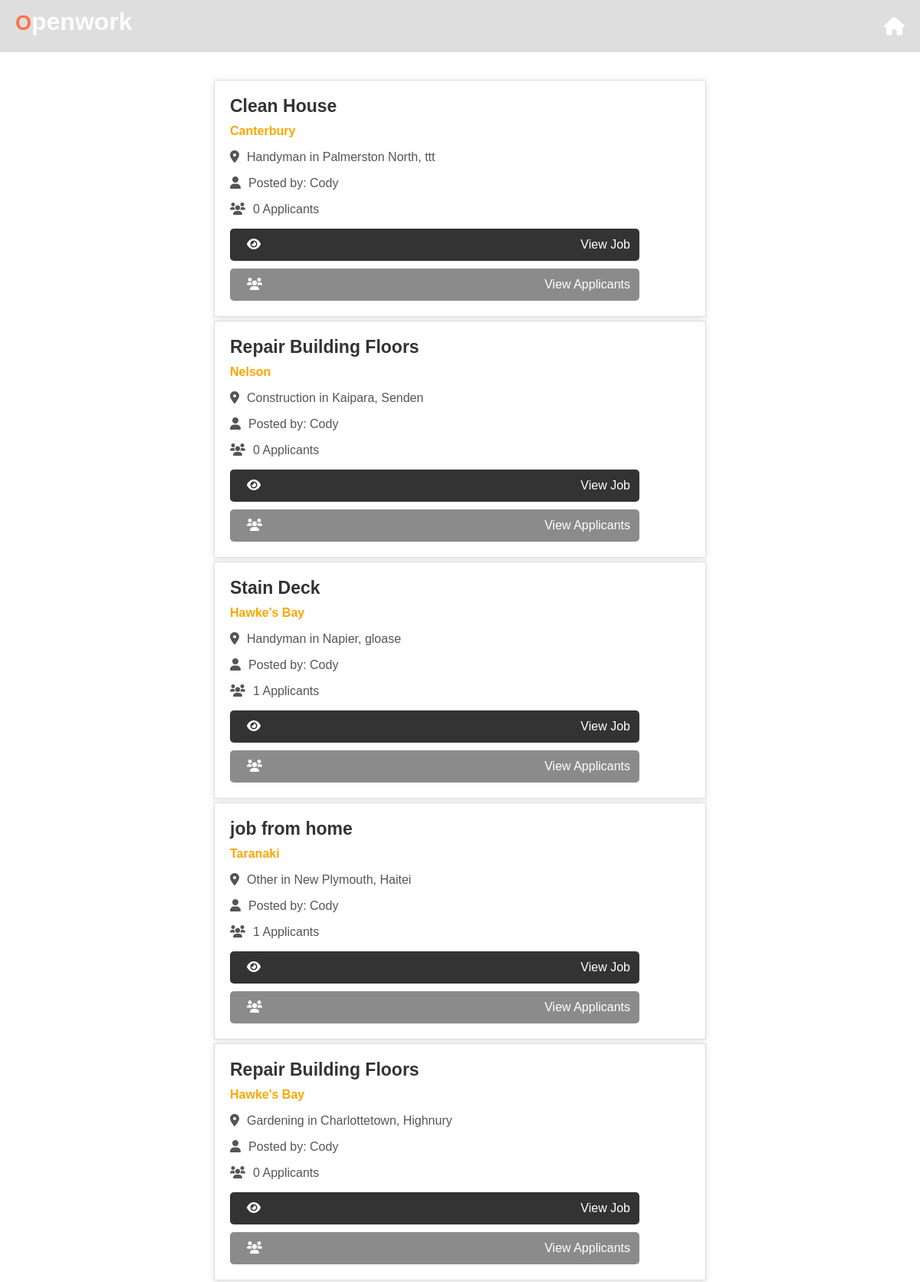
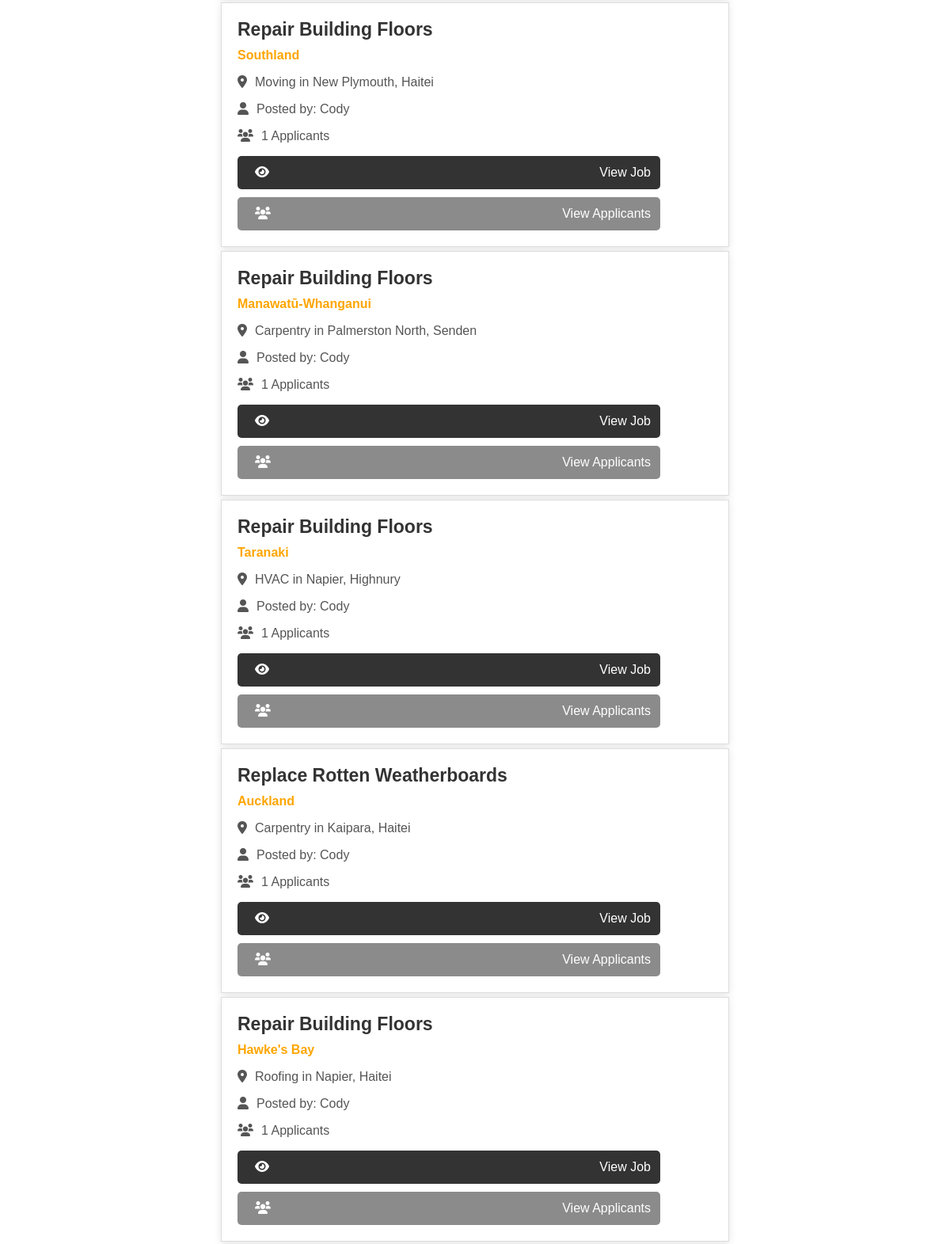
Screenshot of /business_created_jobs (signed in, upper part) with the database file from the repository (2 pictures, top to bottom).
### app.py (models this page shows)
class Job(db.Model):
    id = db.Column(db.Integer, primary_key=True)
    job_name = db.Column(db.String(100), nullable=False)
    job_category = db.Column(db.String(100), nullable=False)
    location = db.Column(db.String(100), nullable=True)  # Add location column here
    city = db.Column(db.String(100), nullable=False)
    suburb = db.Column(db.String(100), nullable=False)
    contact_number = db.Column(db.String(20), nullable = False)
    tasks = db.Column(db.String(250), nullable=False)
    image_paths = db.Column(db.String(255))
    additional_details = db.Column(db.String(250))
    date_created = db.Column(db.DateTime, default=datetime.utcnow)
    status = db.Column(db.String(20), default='open')  # 'open', 'applied', 'closed', etc.
    applicants = db.relationship('JobApplication', backref='job', lazy=True)
    accepted_user_id = db.Column(db.Integer, nullable=True)
    business_profile_id = db.Column(db.Integer, db.ForeignKey('business_profile.id'), nullable=False)
    payment_required = db.Column(db.Boolean, default=False)
    user_id = db.Column(db.Integer, db.ForeignKey('user.id'))  # Foreign key to User
    user = db.relationship('User', backref=db.backref('jobs', lazy=True))  # Relationship to User

class User(UserMixin, db.Model):
    id = db.Column(db.Integer, primary_key=True)
    user_type = db.Column(db.String(20), nullable=False, default='labourer')
    location = db.Column(db.String(100), nullable=False)
    email = db.Column(db.String(100), unique=True, nullable=False)
    password = db.Column(db.String(100), nullable=False)
    first_name = db.Column(db.String(50), nullable=True)  # Initially nullable
    last_name = db.Column(db.String(50), nullable=True)   # Initially nullable
    jobs_completed = db.Column(db.Integer, default=0)
    business_profile = db.relationship('BusinessProfile', backref='user', uselist=False)
    profile_image = db.relationship('UserProfileImage', backref='user', uselist=False)
    labourer_profile = db.relationship('LabourerProfile', backref='user', uselist=False)
    company_details = db.relationship('CompanyDetails', uselist=False)

### app.py (the view)
@app.route('/business_created_jobs')
@login_required
def business_created_jobs():
    business_profile = current_user.business_profile
    if business_profile:
        created_jobs = Job.query.filter_by(business_profile_id=business_profile.id, status='open').all()
        return render_template('business_open_jobs.html', created_jobs=created_jobs)
    flash("Business profile not found.", "error")
    return redirect(url_for('business_dashboard'))

### app.py (called while the page is built)
@login_manager.user_loader
def load_user(user_id):
    return User.query.get(int(user_id))  # Load a user by ID

### templates/business_open_jobs.html (shortened to what this page needs)
<!DOCTYPE html>
<html lang="en">
  <head>
    <link
      rel="stylesheet"
      href="https://cdnjs.cloudflare.com/ajax/libs/font-awesome/6.0.0-beta3/css/all.min.css"
    />
    <link
      rel="stylesheet"
      href="{{ url_for('static', filename='business_home.css') }}"
    />
  </head>
  <body>
    {% extends 'base_business.html' %}  {% block content %}
    <div class="info-container">
      <h1>Open Jobs</h1>
    </div>
    {% for job in created_jobs %}
    <div class="job-listing">
      <h3>{{ job.job_name }}</h3>
      <p class="job-location">
        <strong style="color: orange">{{ job.location }}</strong>
      </p>
      <p>
        <i class="fas fa-map-marker-alt icon"></i>{{ job.job_category }} in {{
        job.city }}, {{ job.suburb }}
      </p>
      <p>
        <i class="fas fa-user icon"></i>Posted by: {{ job.user.first_name }}
      </p>
      <p>
        <i class="fas fa-users icon"></i>{{ job.applicants|length }} Applicants
      </p>
      <a
        href="{{ url_for('business_display_jobs', job_id=job.id) }}"
        class="view-job-link"
      >
        <i class="fas fa-eye"></i> View Job
      </a>
      <a
        href="{{ url_for('view_applicants', job_id=job.id) }}"
        class="chat-link"
      >
        <i class="fas fa-users"></i> View Applicants
      </a>
    </div>
    {% endfor %} {% endblock %}

### static/business_home.css (style rules this page uses)
.info-container { margin-top: 20px; margin-bottom: 20px; margin-left: 10px; }
.info-container h1 { color: #fff; }

### static/base_business.css (style rules this page uses)
h1 { color: #ff7148; font-family: "Arial", sans-serif; margin-bottom: 10px; }
h1 { font-size: 24px; margin: 0; padding: 0; border-top-right-radius: ; }

### templates/business_open_jobs.html (style rules this page uses)
body { font-family: Arial, sans-serif; background-color: #ffffff; margin: 0; padding: 0; }
.job-listing { background-color: #fff; border: 1px solid #ddd; padding: 20px; margin: 5px auto; max-width: 600px; box-shadow: 0 2px 10px rgba(0, 0, 0, 0.1); position: relative; transition: all 0.3s ease; text-decoration: none; color: inherit; }
.job-listing h3 { color: #333; font-size: 23px; margin: 0; }
.job-listing p { color: #555; font-size: 1rem; margin-top: 10px; }
.job-listing .icon { margin-right: 10px; }
.view-job-link { background-color: #333; color: white; border: none; padding: 12px; cursor: pointer; border-radius: 5px; display: inline-flex; justify-content: space-between; width: 85%; margin-bottom: 10px; text-decoration: none; text-align: center; font-family: Arial, Helvetica, sans-serif; }
.view-job-link i { margin-left: 10px; }
.chat-link { background-color: #8b8b8b; color: white; border: none; padding: 12px; cursor: pointer; border-radius: 5px; display: inline-flex; justify-content: space-between; width: 85%; text-decoration: none; text-align: center; font-family: Arial, Helvetica, sans-serif; }
.chat-link i { margin-left: 10px; }

### rows the page displays
Job: job_name "Clean House", location "Canterbury", job_category "Handyman", city "Palmerston North", suburb "ttt", user.first_name "Cody", applicants|length "0"
Job: job_name "Repair Building Floors", location "Nelson", job_category "Construction", city "Kaipara", suburb "Senden", user.first_name "Cody", applicants|length "0"
Job: job_name "Stain Deck", location "Hawke's Bay", job_category "Handyman", city "Napier", suburb "gloase", user.first_name "Cody", applicants|length "1"
Job: job_name "job from home", location "Taranaki", job_category "Other", city "New Plymouth", suburb "Haitei", user.first_name "Cody", applicants|length "1"
Job: job_name "Repair Building Floors", location "Hawke's Bay", job_category "Gardening", city "Charlottetown", suburb "Highnury", user.first_name "Cody", applicants|length "0"
Job: job_name "Repair Building Floors", location "Southland", job_category "Moving", city "New Plymouth", suburb "Haitei", user.first_name "Cody", applicants|length "1"
Job: job_name "Repair Building Floors", location "Manawatū-Whanganui", job_category "Carpentry", city "Palmerston North", suburb "Senden", user.first_name "Cody", applicants|length "1"
Job: job_name "Repair Building Floors", location "Taranaki", job_category "HVAC", city "Napier", suburb "Highnury", user.first_name "Cody", applicants|length "1"
Job: job_name "Replace Rotten Weatherboards", location "Auckland", job_category "Carpentry", city "Kaipara", suburb "Haitei", user.first_name "Cody", applicants|length "1"
Job: job_name "Repair Building Floors", location "Hawke's Bay", job_category "Roofing", city "Napier", suburb "Haitei", user.first_name "Cody", applicants|length "1"
